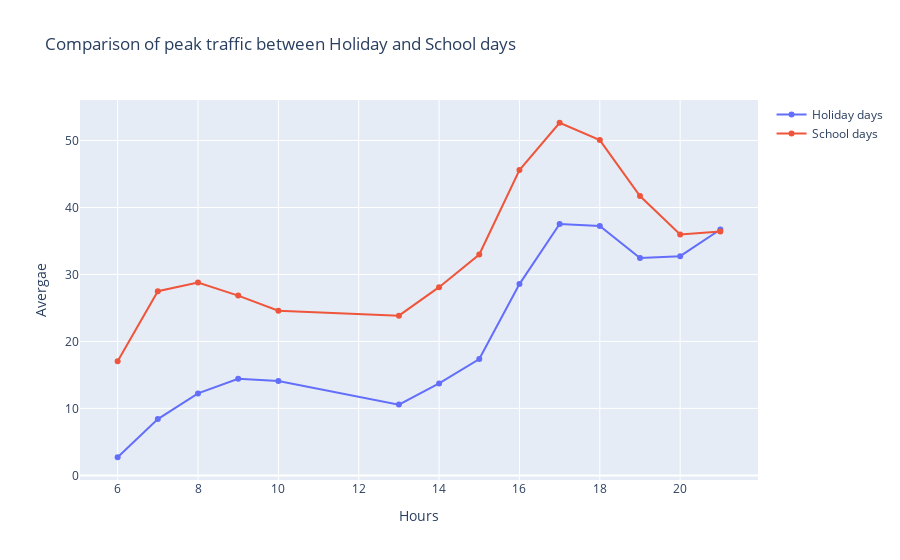

Notebook source saved alongside this figure:
### Code cell
fig = go.Figure()

# Add traces for each column
fig.add_trace(go.Scatter(x=hourly_average['holiday_hours'], y=hourly_average['Average_holiday_hours'], mode='lines+markers', name='Holiday days'))
fig.add_trace(go.Scatter(x=hourly_average['school_hours'], y=hourly_average['Average_school_hours'], mode='lines+markers', name='School days'))

# Update layout
fig.update_layout(title='Comparison of peak traffic between Holiday and School days',
                  xaxis_title='Hours',
                  yaxis_title='Avergae')

# Show the chart
fig.show()

### Figure 1 — Plotly figure (JSON) as saved in the notebook; plotly's stock layout.template omitted (floating-point values rounded to 4 significant figures)
{"data": [{"mode": "lines+markers", "name": "Holiday days", "type": "scatter", "x": [6, 7, 8, 9, 10, 13, 14, 15, 16, 17, 18, 19, 20, 21], "y": [2.71, 8.41, 12.25, 14.42, 14.1, 10.57, 13.73, 17.37, 28.56, 37.53, 37.23, 32.45, 32.73, 36.71]}, {"mode": "lines+markers", "name": "School days", "type": "scatter", "x": [6, 7, 8, 9, 10, 13, 14, 15, 16, 17, 18, 19, 20, 21], "y": [17.04, 27.51, 28.81, 26.85, 24.59, 23.85, 28.11, 32.98, 45.58, 52.65, 50.06, 41.72, 35.96, 36.41]}], "layout": {"autosize": true, "title": {"text": "Comparison of peak traffic between Holiday and School days"}, "xaxis": {"autorange": true, "range": [5.088, 21.91], "title": {"text": "Hours"}, "type": "linear"}, "yaxis": {"autorange": true, "range": [-1.412, 56.77], "title": {"text": "Avergae"}, "type": "linear"}}}
